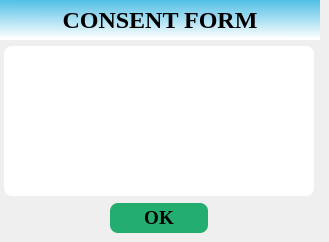
   <widget class="QWidget" name="page_21">
    <widget class="QPlainTextEdit" name="plainTextEdit">
     <property name="geometry">
      <rect>
       <x>4</x>
       <y>46</y>
       <width>310</width>
       <height>150</height>
      </rect>
     </property>
     <property name="font">
      <font>
       <family>Liberation Serif</family>
      </font>
     </property>
     <property name="styleSheet">
      <string notr="true">border-radius: 8px;
background-color: rgb(255, 255, 255);</string>
     </property>
     <property name="readOnly">
      <bool>true</bool>
     </property>
    </widget>
    <widget class="QLabel" name="label_44">
     <property name="geometry">
      <rect>
       <x>1</x>
       <y>0</y>
       <width>50</width>
       <height>40</height>
      </rect>
     </property>
     <property name="styleSheet">
      <string notr="true">border-image: url(:/rsc/images/NagalandGovtLogo.png);</string>
     </property>
     <property name="text">
      <string/>
     </property>
     <property name="pixmap">
      <pixmap>:/rsc/images/uk_logo.png</pixmap>
     </property>
     <property name="scaledContents">
      <bool>true</bool>
     </property>
    </widget>
    <widget class="QLabel" name="label_45">
     <property name="geometry">
      <rect>
       <x>0</x>
       <y>0</y>
       <width>320</width>
       <height>40</height>
      </rect>
     </property>
     <property name="font">
      <font>
       <family>Liberation Serif</family>
       <pointsize>18</pointsize>
       <weight>75</weight>
       <bold>true</bold>
      </font>
     </property>
     <property name="styleSheet">
      <string notr="true">background-color: qlineargradient(spread:pad, x1:0.97005, y1:0, x2:0.960199, y2:0.972, stop:0 rgba(80, 191, 229, 255), stop:1 rgba(255, 255, 255, 255));</string>
     </property>
     <property name="text">
      <string>CONSENT FORM</string>
     </property>
     <property name="alignment">
      <set>Qt::AlignCenter</set>
     </property>
    </widget>
    <widget class="QPushButton" name="BtnOK_2">
     <property name="geometry">
      <rect>
       <x>110</x>
       <y>203</y>
       <width>98</width>
       <height>30</height>
      </rect>
     </property>
     <property name="font">
      <font>
       <family>Liberation Serif</family>
       <pointsize>14</pointsize>
       <weight>75</weight>
       <bold>true</bold>
      </font>
     </property>
     <property name="styleSheet">
      <string notr="true">border-radius: 8px;
background-color: rgb(35, 173, 111);
color: rgb(0, 0, 0);</string>
     </property>
     <property name="text">
      <string>OK</string>
     </property>
    </widget>
    <zorder>plainTextEdit</zorder>
    <zorder>label_45</zorder>
    <zorder>BtnOK_2</zorder>
    <zorder>label_44</zorder>
   </widget>
